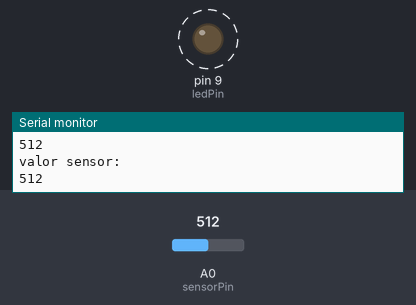
The sketch below on a simulated Arduino Uno, built with avr-gcc and run on an emulated ATmega328P. Parts: output pins drawn as LEDs (lit = HIGH), the last lines printed to the serial monitor. Dashed ring = blinking. The test bench sets the inputs (shaded band); at power-on: A0 (sensorPin) = 512.

Above: at 1.8 s.
1.9 s: A0 (sensorPin) set to 306
At 2.2 s:
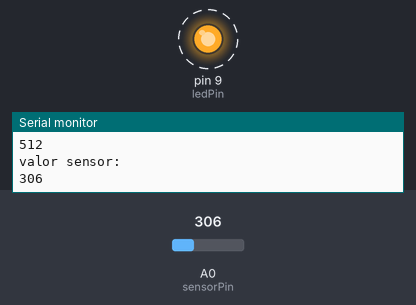
5.4 s: A0 (sensorPin) set to 0
At 5.7 s:
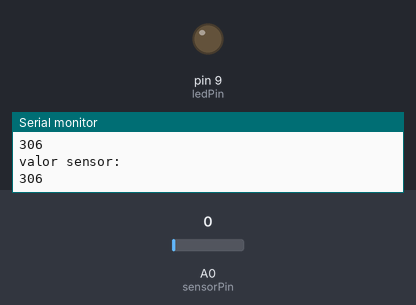
9.5 s: A0 (sensorPin) set to 122
At 9.83 s:
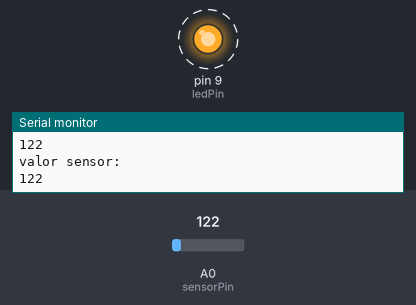
Timing chart, 0 to 19.0 s (numbered marks = the images above; inputs shaded):
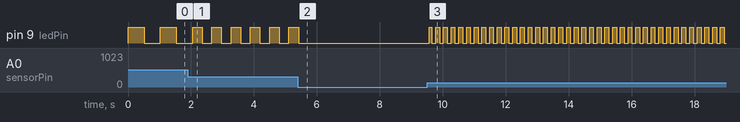

Measured:
- after the input at 1.9 s, pin 9 (ledPin): alternates HIGH for 0.31 s and LOW for 0.31 s, starting after 0.46 s
- after the input at 5.4 s, pin 9 (ledPin): goes on until 5.4 s, then stays LOW
- after the input at 9.5 s, pin 9 (ledPin): alternates HIGH for 0.12 s and LOW for 0.12 s, starting after 0.06 s
- by itself, pin 9 (ledPin): alternates HIGH for 0.51 s and LOW for 0.51 s

The sketch:

sketch_jul17b.ino
```cpp
int sensorPin = A0;    // select the input pin for the potentiometer
int ledPin = 9;      // select the pin for the LED
int sensorValue = 0;  // variable to store the value coming from the sensor

void setup() {
  // declare the ledPin as an OUTPUT:
  pinMode(ledPin, OUTPUT);
  Serial.begin(9600);
  Serial.println("Midiendo...");
}

void loop() {
  // read the value from the sensor:
  sensorValue = analogRead(sensorPin);
  Serial.println("valor sensor:");
  Serial.println(sensorValue);
  // turn the ledPin on
  digitalWrite(ledPin, HIGH);
  // stop the program for <sensorValue> milliseconds:
  delay(sensorValue);
  // turn the ledPin off:
  digitalWrite(ledPin, LOW);
  // stop the program for for <sensorValue> milliseconds:
  delay(sensorValue);
}
```
